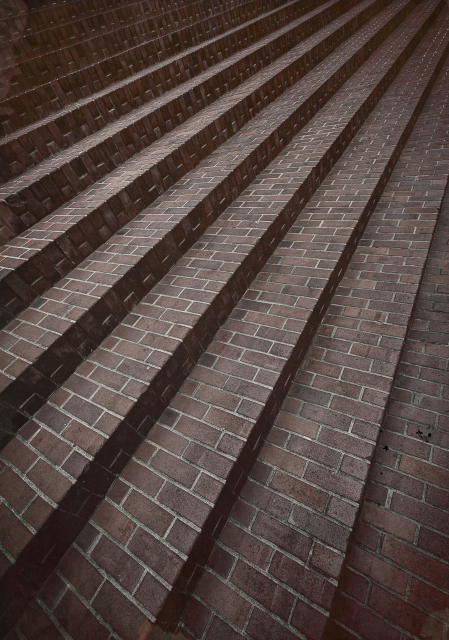
#> input picture Strong-Lines-San-Francisco.jpg, 898 x 1280 px (shown at 1/2 size)
$ jupyter execute SensitiveCanny.ipynb
#> lines starting #> are read from the running program, lines starting #| are printed output that depends on the picture
#> further down, img1 is the input picture: shape (1280, 898, 3); mean B, G, R 63.7, 68.7, 83.3
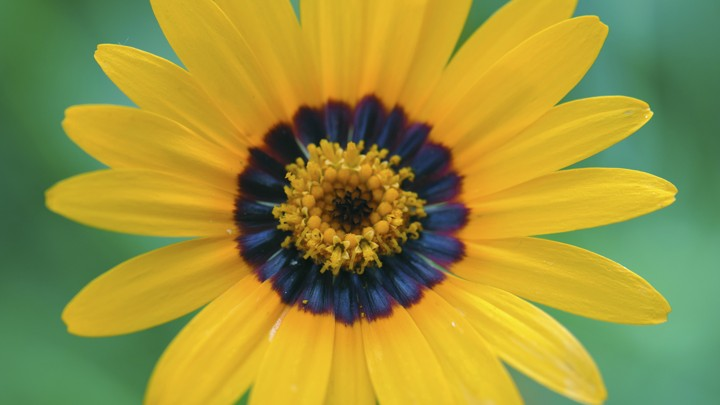
#> input picture flowers.jpg, 720 x 405 px
#> further down, img2 is the input picture: shape (405, 720, 3); mean B, G, R 58.4, 145.9, 153.8
[cell 1]
import cv2
import numpy as np
from matplotlib import pyplot as plt
from matplotlib import image as mpimg
from matplotlib import cm as cm
from PIL import Image

[cell 2]
def sensitive_canny(imgBase, imgBody, minThresh = 10,maxThresh = 50, alpha = 0.1):

#> called with minThresh = 0.2, maxThresh = 50, alpha = 0.1
    edgeImg = cv2.Canny(imgBase,minThresh,maxThresh)
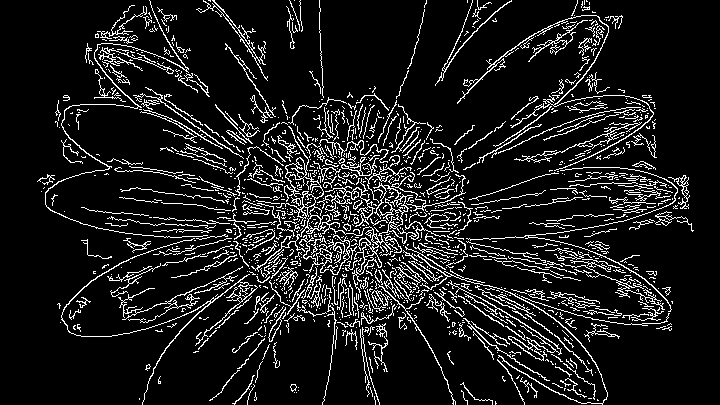
#> edgeImg: shape (405, 720); 10.8% white in thin lines or dots
    edgeImg = cv2.cvtColor(edgeImg,cv2.COLOR_GRAY2RGB)
#> edgeImg: shape (405, 720, 3); 10.8% white in thin lines or dots
    height, width = imgBase.shape[:2]
#> height = 405; width = 720
    imgBody =cv2.resize(imgBody,(width,height))
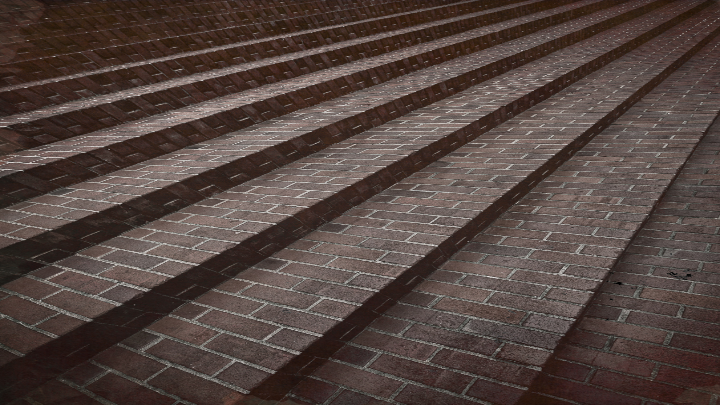
#> imgBody: shape (405, 720, 3); mean of channels 0, 1, 2 63.6, 68.6, 83.2; drawn as B, G, R

    beta=1-alpha
    gamma=0
    dst = np.uint8(alpha*(edgeImg)+beta*(imgBody))
    dst = cv2.applyColorMap(dst,cv2.COLORMAP_JET)
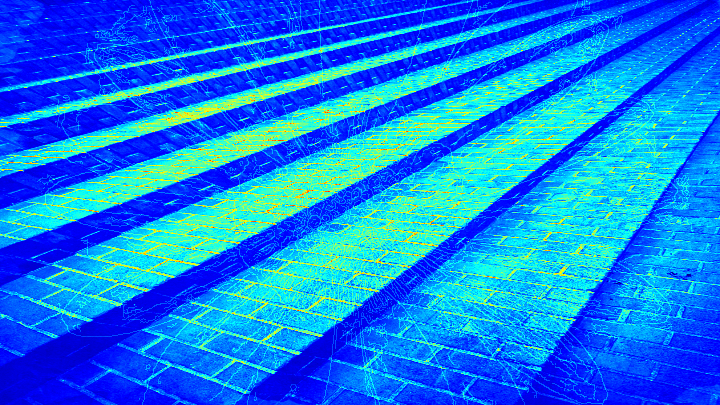
#> dst: shape (405, 720, 3); mean B, G, R 236.4, 126.3, 16.9
    plt.subplot(121), plt.imshow(dst)
    return dst

[cell 3]
img1 = cv2.imread("Strong-Lines-San-Francisco.jpg")
img2 = cv2.imread("flowers.jpg")
output = sensitive_canny(img2,img1,0.2)
cv2.imwrite("cannyTest.png",output)
#> Out = True
